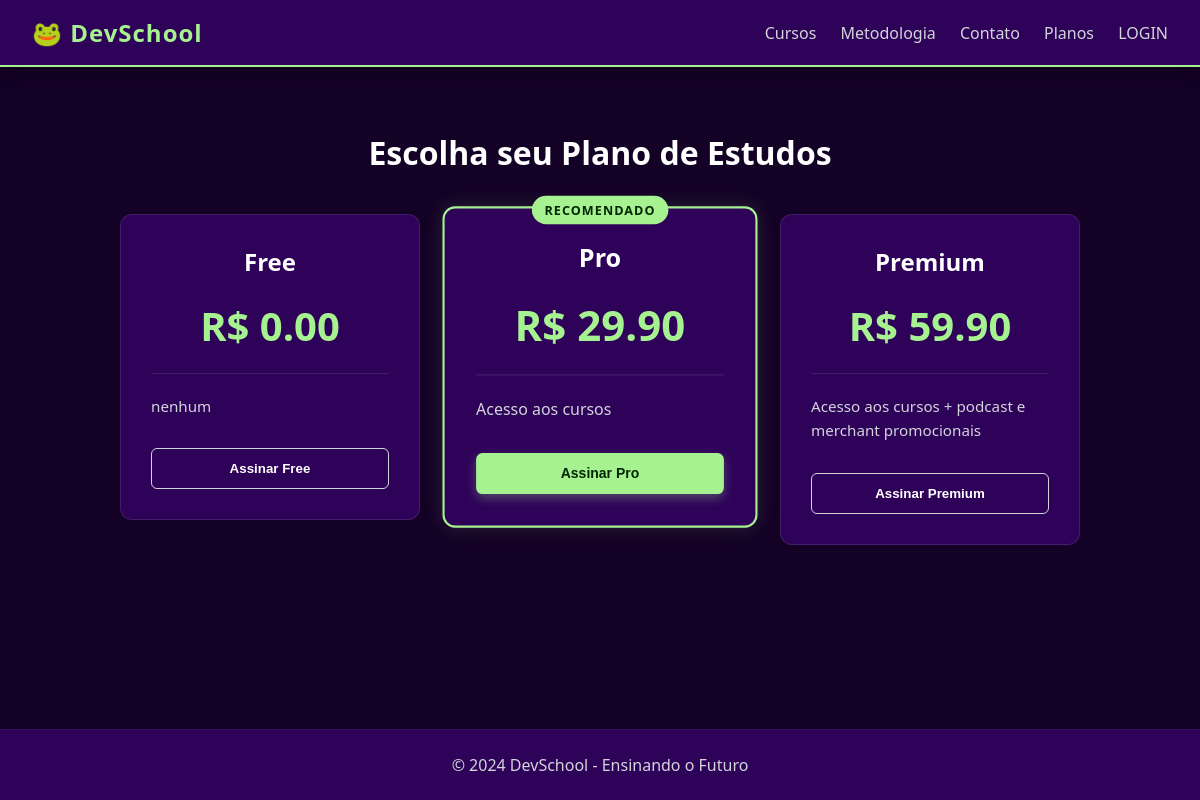
Screenshot of /assinaturas/ with the database file from the repository.
### app/models.py (models this page shows, shortened)
class Plano(models.Model):
    nome = models.CharField(max_length=20)
    preco = models.DecimalField(max_digits=8, decimal_places=2)
    beneficios = models.TextField()
    destaque = models.BooleanField(default=False)

### app/views.py (the view)
# urls.py: path('assinaturas/', views.assinaturas_view, name='assinaturas'),
def assinaturas_view(request):
    todas_as_assinaturas=Plano.objects.all()
    context = {
        "planos" : todas_as_assinaturas
    }
    return render(request, 'assinaturas.html', context)

### app/templates/assinaturas.html (shortened to what this page needs)
{% extends 'base.html' %}
{% block conteudo %}
    <div class="container">
        <h1 class="text-center mb-30" style="color: var(--text-main);">Escolha seu Plano de Estudos</h1>
        <div class="plans-container">
            {% for plano in planos %}
                <div class="plan-card {% if plano.destaque %}highlight{% endif %}">
                    {% if plano.destaque %}
                        <div class="badge-recommended">Recomendado</div>
                    {% endif %}
                    <h2 class="plan-name">{{ plano.nome }}</h2>
                    <div class="plan-price">
                        R$ {{ plano.preco }}
                    </div>
                    <div class="plan-benefits">
                        {{ plano.beneficios }}
                    </div>
                    <button class="btn-plan {% if plano.destaque %}btn-highlight{% else %}btn-outline{% endif %}">
                        Assinar {{ plano.nome }}
                    </button>
                </div>
            {% endfor %}
        </div>
    </div>
{% endblock %}

### app/static/style.css (style rules this page uses)
:root { --background-color: #140126; --primary-surface: #2E0259; --accent-color: #A6F291; --contrast-text: #022601; --text-main: #ffffff; --text-secondary: #d1d5db; }
* { margin: 0; padding: 0; box-sizing: border-box; }
body { font-family: 'Segoe UI', Tahoma, Geneva, Verdana, sans-serif; background-color: var(--background-color); color: var(--text-main); display: flex; flex-direction: column; min-height: 100vh; }
.container { max-width: 1100px; margin: 2rem auto; padding: 0 20px; flex: 1; width: 100%; }
h1, h3 { color: var(--text-main); margin-bottom: 20px; }
.text-center { text-align: center; }
.mb-30 { margin-bottom: 30px; }
.plans-container { display: flex; justify-content: center; align-items: flex-start; gap: 30px; flex-wrap: wrap; margin-top: 40px; }
.plan-card { background-color: var(--primary-surface); border: 1px solid rgba(255, 255, 255, 0.1); border-radius: 12px; padding: 30px; width: 300px; text-align: center; transition: transform 0.3s, border-color 0.3s, box-shadow 0.3s; position: relative; }
.plan-card.highlight { border: 2px solid var(--accent-color); box-shadow: 0 0 20px rgba(166, 242, 145, 0.15); transform: scale(1.05); z-index: 2; }
.badge-recommended { background-color: var(--accent-color); color: var(--contrast-text); font-size: 0.75rem; font-weight: bold; padding: 5px 12px; border-radius: 20px; position: absolute; top: -12px; left: 50%; transform: translateX(-50%); text-transform: uppercase; letter-spacing: 1px; }
.plan-name { color: var(--text-main); font-size: 1.5rem; margin-bottom: 10px; }
.plan-price { font-size: 2.5rem; font-weight: bold; color: var(--accent-color); margin: 20px 0; }
.plan-benefits { text-align: left; color: var(--text-secondary); font-size: 0.95rem; line-height: 1.6; margin-bottom: 30px; border-top: 1px solid rgba(255,255,255,0.1); padding-top: 20px; }
.btn-plan { width: 100%; padding: 12px; border-radius: 6px; font-weight: bold; cursor: pointer; transition: all 0.2s; }
.btn-outline { background: transparent; border: 1px solid var(--text-secondary); color: var(--text-main); }
.btn-highlight { background-color: var(--accent-color); color: var(--contrast-text); border: none; box-shadow: 0 4px 10px rgba(166, 242, 145, 0.3); }
:root { --danger-color: #ef4444; --danger-hover: #dc2626; }

### rows the page displays
Plano: nome "Free", preco "0.00", beneficios "nenhum"
Plano: destaque "RECOMENDADO", nome "Pro", preco "29.90", beneficios "Acesso aos cursos"
Plano: nome "Premium", preco "59.90", beneficios "Acesso aos cursos + podcast e merchant promocionais"
